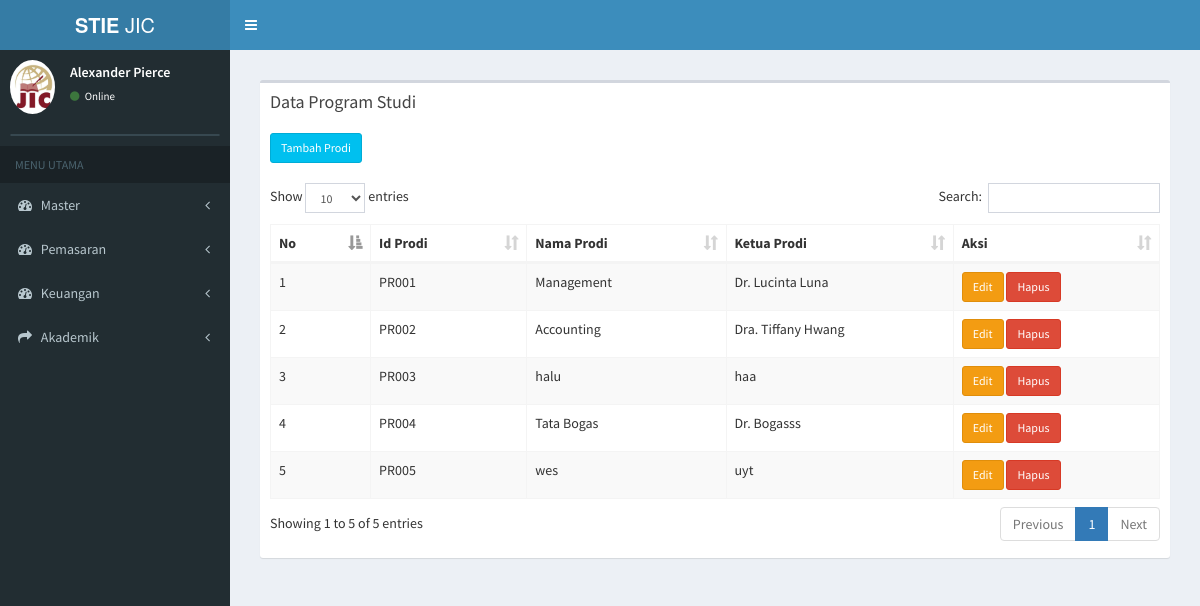
Page /index.php/master_prodi on the earlier database version.
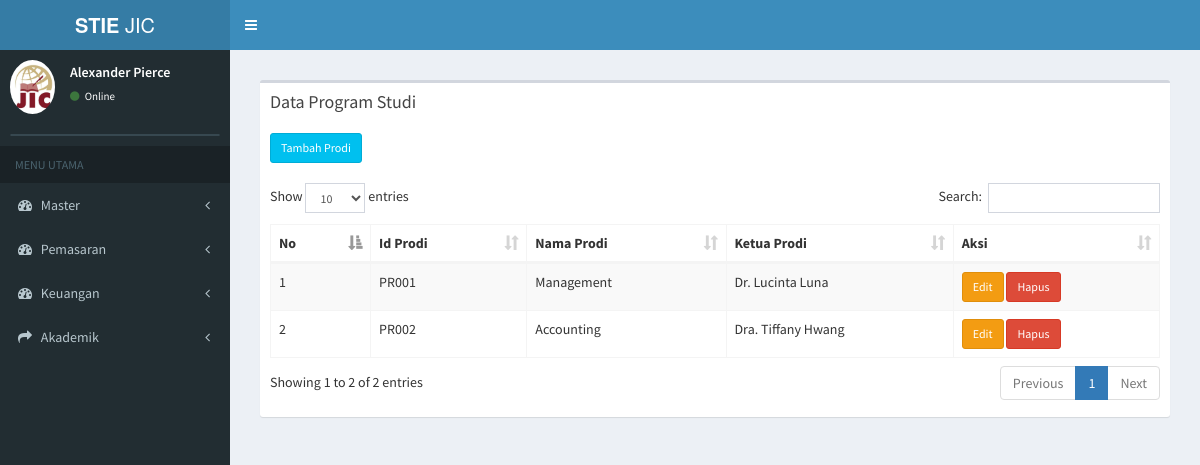
Same page on the later database version.
### tables this page shows
CREATE TABLE `tb_prodi` (
  `id_prodi` varchar(6) NOT NULL,
  `nama_prodi` varchar(20) NOT NULL,
  `ketua_prodi` varchar(50) NOT NULL
);

### application/controllers/master_prodi.php (called while the page is built, shortened)
<?php
class Master_prodi extends CI_Controller {
	public function __construct()
	{
		$this->load->model('prodi_model');
	}
		public function index()
	{
		$data['main_view'] = 'Prodi/master_prodi_view';
		$data['prodi'] = $this->prodi_model->data_prodi();
		$this->load->view('template', $data);
	}
}

### index.php (called while the page is built, shortened)
<?php
require_once BASEPATH.'core/CodeIgniter.php';

### application/models/prodi_model.php (called while the page is built, shortened)
<?php
class Prodi_model extends CI_Model {
	public function data_prodi(){
		return $this->db->order_by('id_prodi','ASC')
		->get('tb_prodi')
		->result();
	}
}

### application/views/Prodi/master_prodi_view.php (the view)
<section class="content">
      <div class="row">
        <div class="col-xs-12">
          <div class="box">
            <div class="box-header">
              <h3 class="box-title">Data Program Studi</h3>
            </div>
            <div class="box-body">
              <table id="example1" class="table table-bordered table-striped">
              <a href="<?php echo base_url() ?>master_prodi/page_tambah_prodi" class="btn btn-info btn-sm" > Tambah Prodi</a> <br> <br>
                <thead>
                <tr>
                  <th>No</th>
                  <th>Id Prodi</th>
                  <th>Nama Prodi</th>
                  <th>Ketua Prodi</th>
                  <th>Aksi</th>
                </tr>
                </thead>
                <tbody>
                <?php
                $no = 0;
                foreach ($prodi as $data) {
                  echo '
                <tr>
                  <td>'.++$no.'</td>
                  <td>'.$data->id_prodi.'
                  </td>
                  <td>'.$data->nama_prodi.'</td>
                  <td>'.$data->ketua_prodi.'</td>
                  <td>
                      <a href="'.base_url('index.php/master_prodi/edit_prodi/'.$data->id_prodi).'" class="btn btn-warning btn-sm" >Edit </a>
                      <a href="'.base_url('index.php/master_prodi/hapus_prodi/'.$data->id_prodi).'" class="btn btn-danger btn-sm">Hapus</a>
                  </td>
                </tr>
                ';
              }
              ?>
                </tbody>
              </table>
            </div>
          </div>
        </div>
      </div>
    </section>

Differences in the rows shown:
removed tb_prodi: id_prodi "PR003", nama_prodi "halu", ketua_prodi "haa"
removed tb_prodi: id_prodi "PR004", nama_prodi "Tata Bogas", ketua_prodi "Dr. Bogasss"
removed tb_prodi: id_prodi "PR005", nama_prodi "wes", ketua_prodi "uyt"
Other differences:
text written by a page script: "Show entries Search: Showing 1 to 5 of 5 entries Previous 1 Next" → "Show entries Search: Showing 1 to 2 of 2 entries Previous 1 Next"
